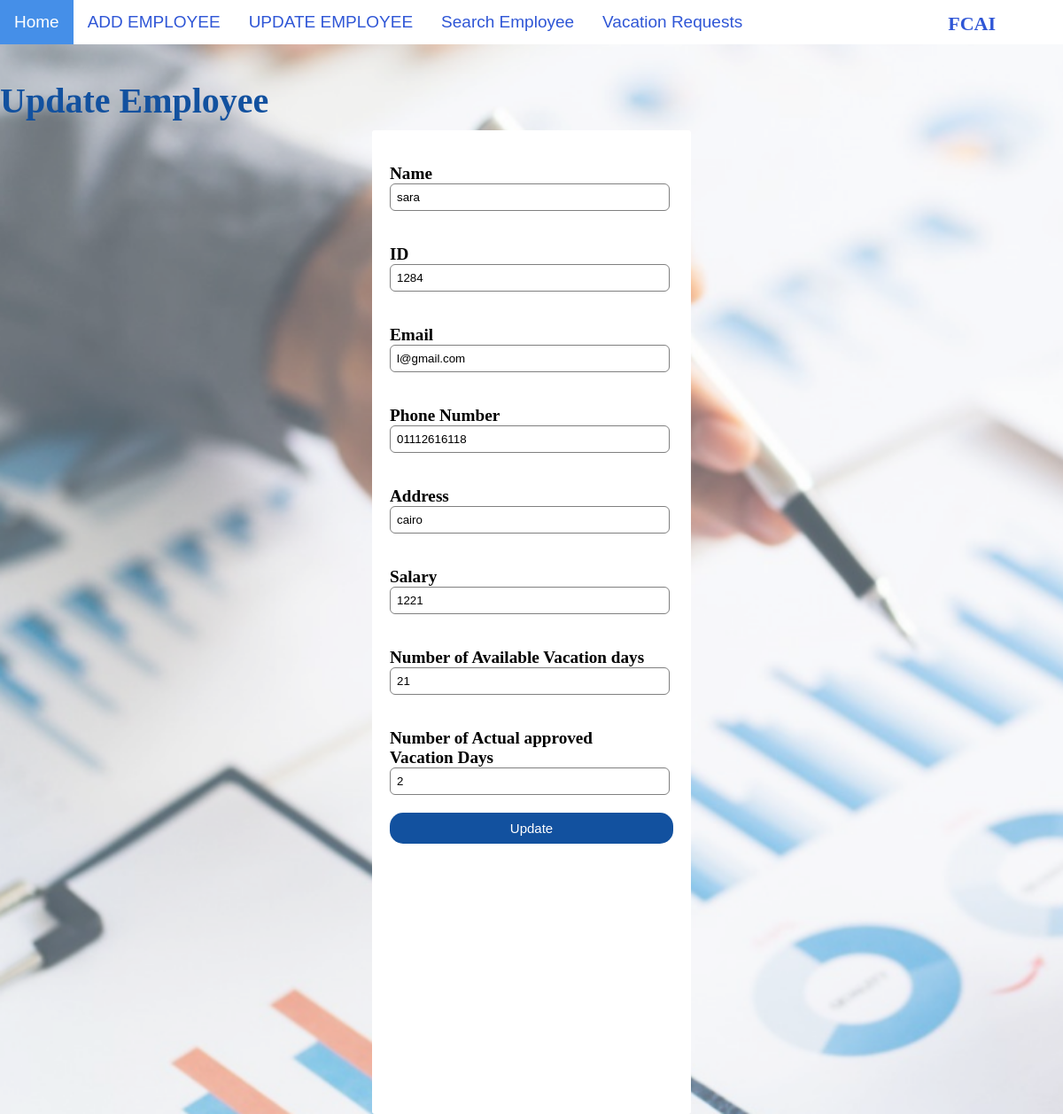
Page /update/1284 on the earlier database version.
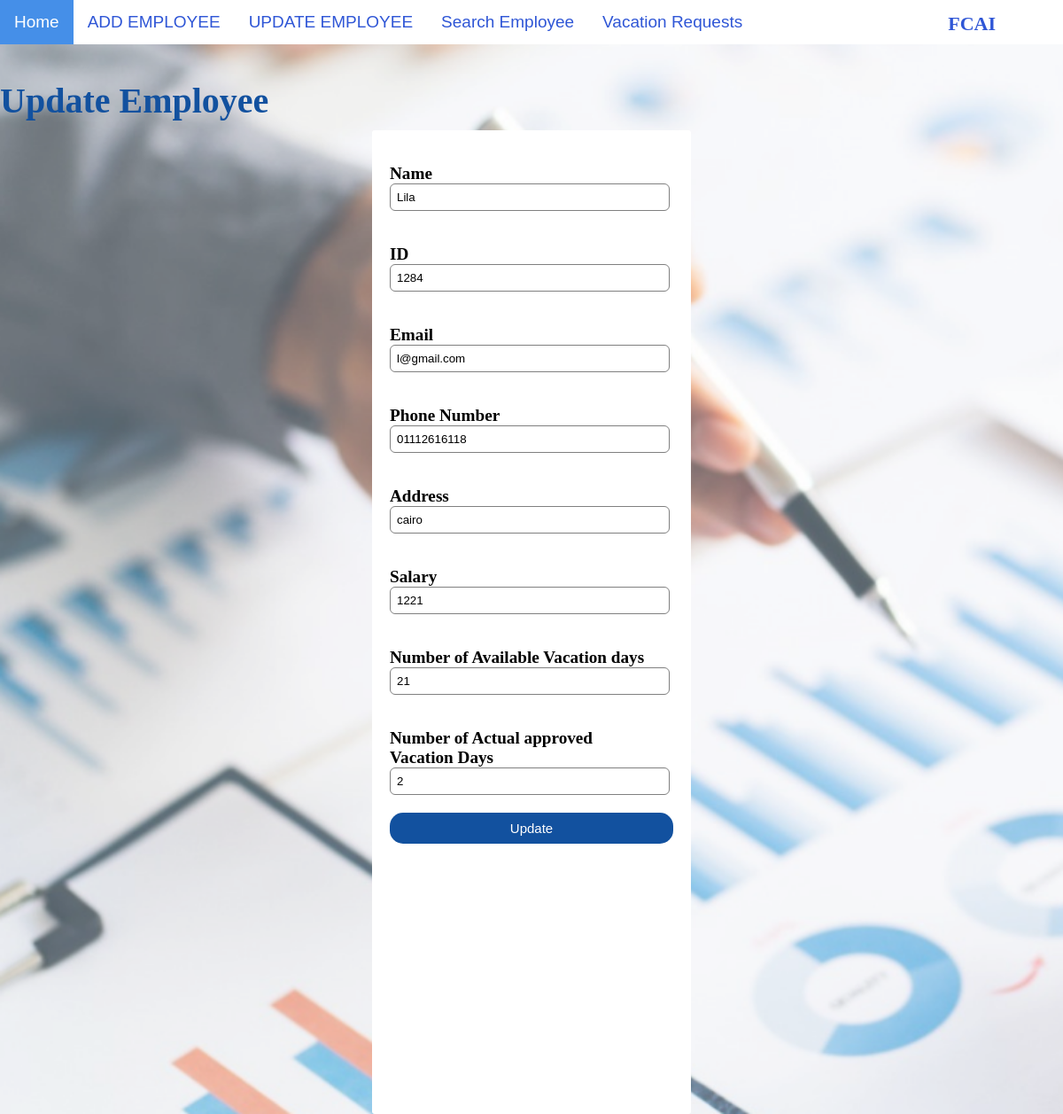
Same page on the later database version.
### HR/models.py (models this page shows)
class RegisterForm(models.Model):
    gndr=[
        ('Male','M'),('Female','F'),
        ]
    ms=[
        ('Single','Single'),('Married','Married'),
        ]
    stats=[
        ('Active','Active'),
        ('Inactive','Inactive'),
    ]
    EmployeeID = models.CharField(max_length=100,primary_key=True)
    EmployeeName = models.CharField(max_length=100)
    email = models.EmailField(max_length=100)
    phone = models.CharField(max_length=100)
    Addres = models.CharField(max_length=100)
    Salary = models.CharField(max_length=100)
    NumberVacation = models.CharField(max_length=100)
    NumberApprovedVacation = models.CharField(max_length=100)
    Date = models.DateField()
    Gender = models.CharField(max_length=8,choices=gndr)
    Status = models.CharField(max_length=8,choices=stats)
    MARITALSTATUE = models.CharField(max_length=8,choices=ms)

### HR/views.py (the view)
# urls.py: path('update/<int:EmployeeID>', views.update, name='update'),
def update(request, EmployeeID):
  mymember = RegisterForm.objects.get(EmployeeID=EmployeeID)
  template = loader.get_template('editinfo.html')
  context = {
    'mymember': mymember,
  }
  return HttpResponse(template.render(context, request))

### HR/templates/editinfo.html (shortened to what this page needs)
{% include 'navbar.html' %}
{% load static %}
{% block content%}
<!DOCTYPE html>
<html>
<head>
    <link rel="stylesheet" href="{% static 'css/updateEmployee.css' %}">
</head>
<body>
    <br>
    <h1>Update Employee</h1>
    <div class="bigdiv">
        <form name="upform" action="updaterecord/{{ mymember.EmployeeID }}" method="post" >
            <div class="radio1">
                <div>
                    <br>
                    <label> Name</label>
                    <input class="nametbup" type="text" id="new" name="EmployeeName" value="{{ mymember.EmployeeName }}"> <br>
                </div>
                <br>
                <div>
                    <label> ID </label>
                    <input type="text" ID="newID"   name="EmployeeID"  value="{{ mymember.EmployeeID }}"><br>
                    <br>
                </div>
                <div>
                    <label> Email </label>
                    <input type="email" id="mail" name="email" value="{{mymember.email}}"><br>
                </div>
                <br>
                <div>
                    <label> Phone Number </label>
                    <input type="number" id="num" name="phone" value="{{mymember.phone}}"><br>
                </div>
                <br>
                <div>
                    <label> Address </label>
                    <input type="text" id="a" name="Addres" value="{{mymember.Addres}}"><br>
                </div>
                <br>
                <div>
                    <label> Salary </label>
                    <input type="number" id="s" name="Salary" value="{{mymember.Salary}}"> <br>
                </div>
                <br>
                <div>
                    <label> Number of Available Vacation days </label>
                    <input type="number" id="vacdays" name="NumberVacation" value="{{mymember.NumberVacation}}"> <br>
                </div>
                <br>
                <div>
                    <label> Number of Actual approved Vacation Days </label>
                    <input type="number" id="approved" name="NumberApprovedVacation" value="{{mymember.NumberApprovedVacation}}"> <br>
                </div>
                <br>
                <input type="submit" value="Update"><br>
        </form>
    </div>
</body>
</html>
{%endblock content %}

Differences in the rows shown:
changed RegisterForm "l@gmail.com": EmployeeName "sara" → "Lila"
